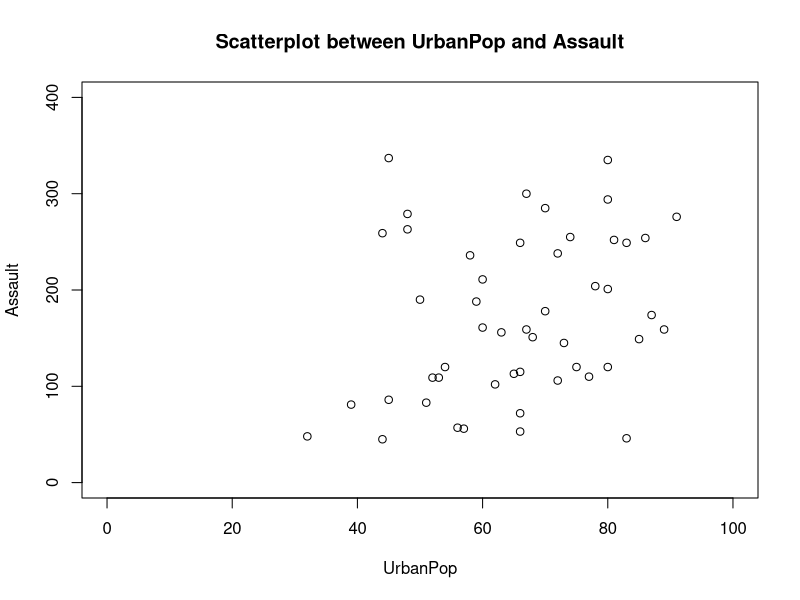
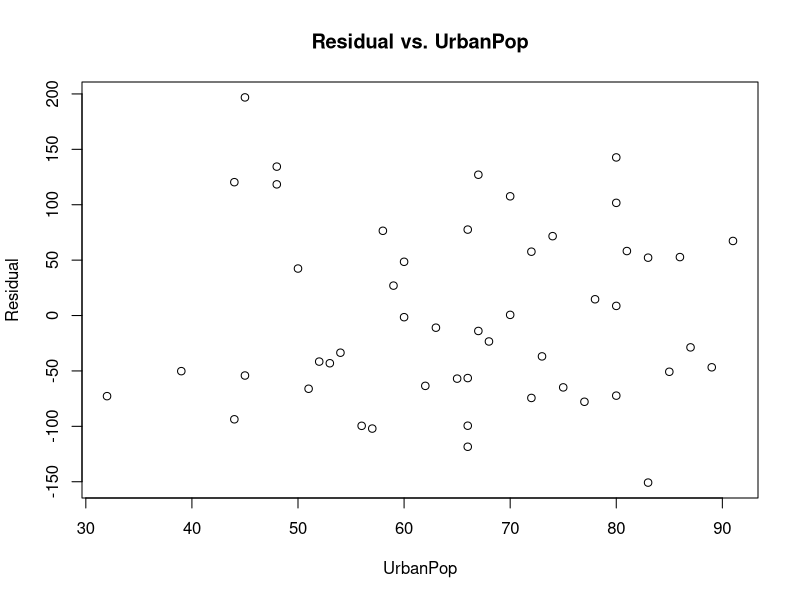
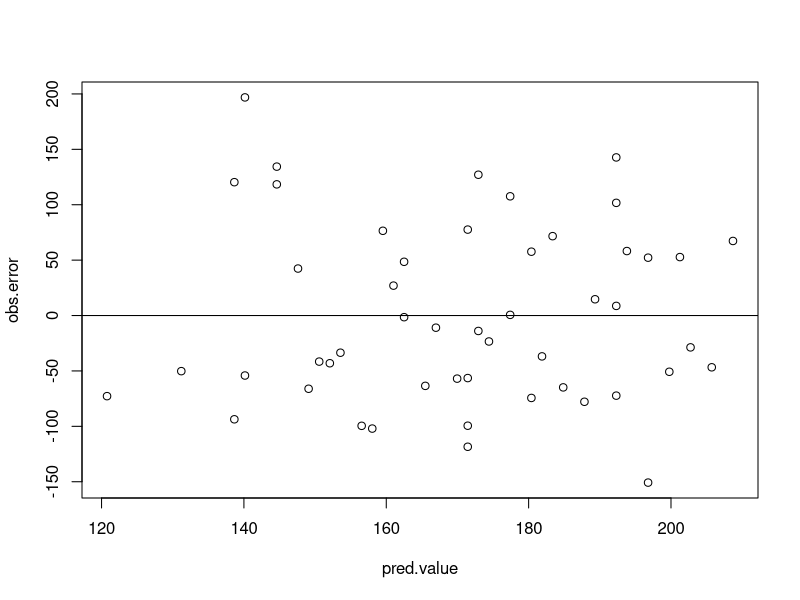
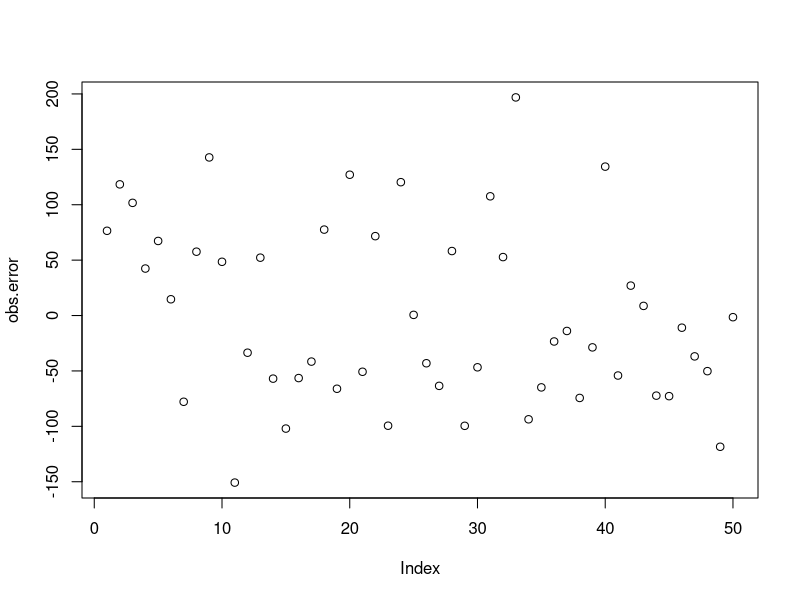
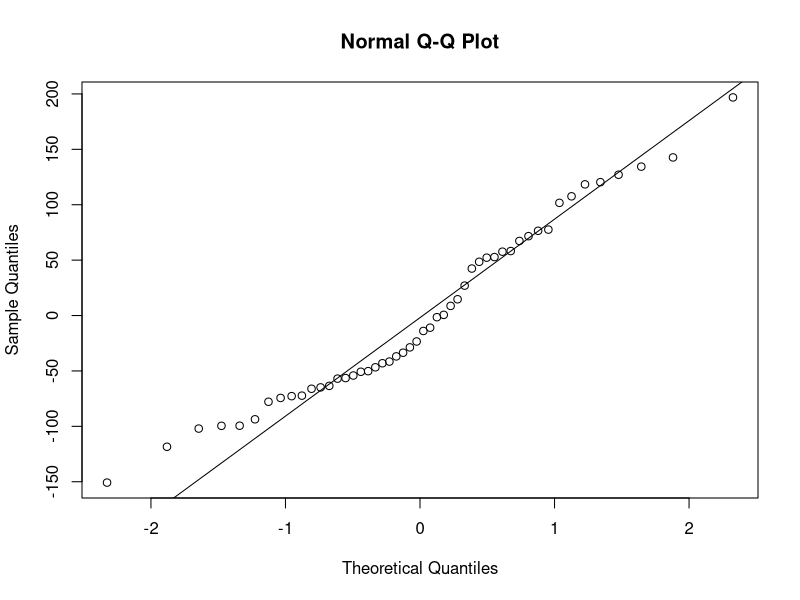
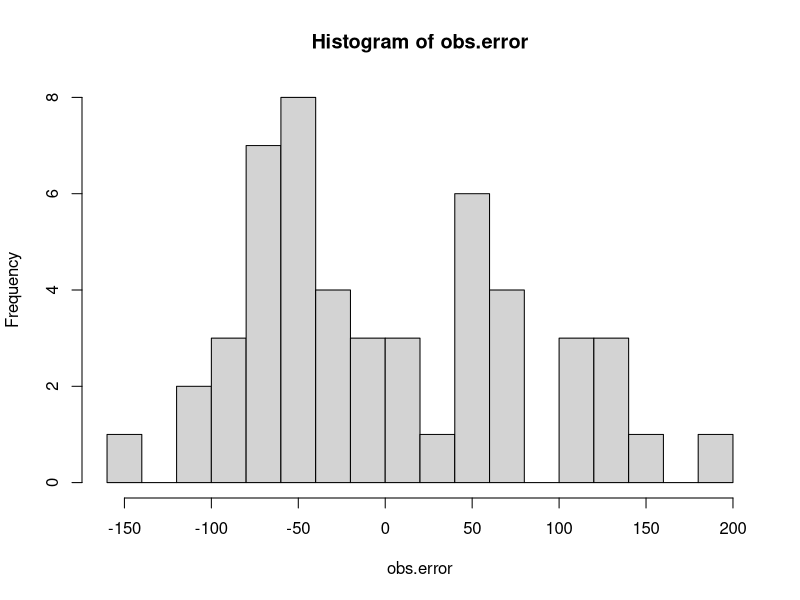
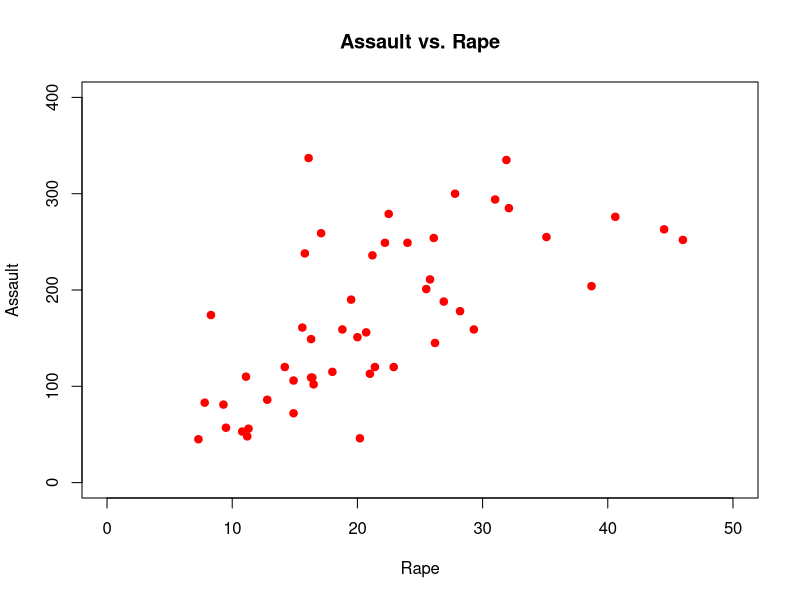
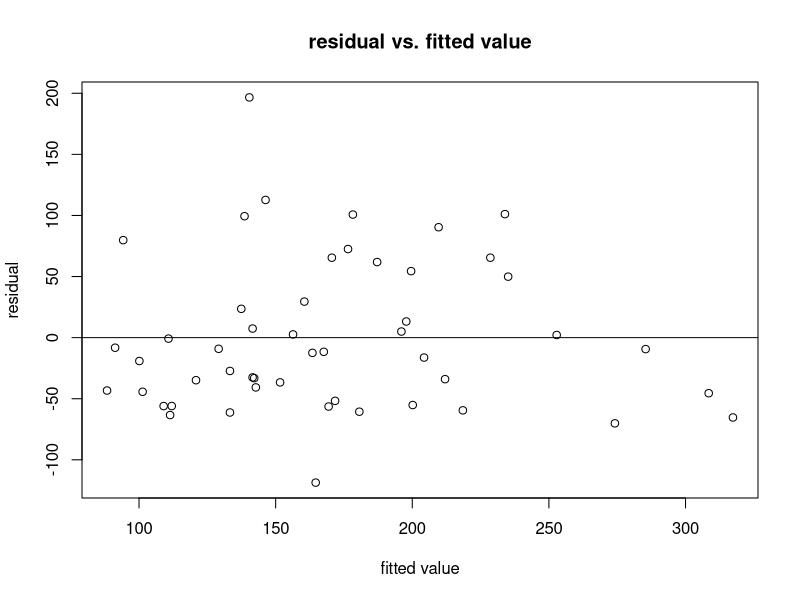

R code for these plots, in order:
################# PSTAT126/ Lab5 ####################
###### Spring 2017/ TA: Nhan Huynh    ###############

# The 'USArrests' dataset of the 'datasets' package contains crime statistics and population composition for each of the 50 US states from the year 1973.  For each state, the dataset contains the number of arrests (per 100,000 in population size) for Murder, Assault and Rape, along with the variable UrbanPop - the percent of the state’s population that lives in an urban area.

data("USArrests",package = "datasets")
? USArrests

# 1. Fit a linear model with Assault (number of assault) as response variable and UrbanPop (percent urban population).
fit<- lm(Assault~UrbanPop,data=USArrests)
summary(fit)

# to obtain the residuals of a fitted model, use: residuals() function
obs.error<- residuals(fit)
# to obtain the fitted value, use: fitted() function
pred.value<- fitted(fit)

# from p-value in single t-test and overall F test in summary output: what is your conclusion?
# at level of significance of 5%, the linear relationship between Assault and UrbanPop is not significant. 

# 2. Check the linearity between Assault and UrbanPop by plotting the scatterplot:
plot(Assault~UrbanPop,data=USArrests,xlim=c(0,100),ylim=c(0,400),main="Scatterplot between UrbanPop and Assault")
# note: xlim and ylim argument in the above --> custom the range of x-axis and y-axis. I want my plot to have x-axis from 0 to 100 and y-axis from 0 to 400; if you dont add these arguments, range of the axes are automatically the range of response and predictor variables. 

# what do we observe in this scatterplot?
# the linear pattern between x and y is not obvious to see.

# note: we can also plot residuals versus predictor to check for non-linearity. In fact, this method is much more preferred in practice. However, it is an advanced method and you don't need to worry about it at this point. 
plot(USArrests$UrbanPop,obs.error,xlab="UrbanPop",ylab="Residual",main="Residual vs. UrbanPop")
# in your future project, feel free to use this method to check for non-linearity if you prefer. 

# 3. Check for constant variance of the errors (or constant variance of response variable):
# create residual vs. fitted scatterplot:
plot(pred.value,obs.error)
abline(h=0)

# for constant variance, we expect to see these data points to be bounded by "invisible" horizontal bands. 
# it doesn't seem so in this plot --> it indicates that constant variance assumption is violated in this case. 

# 4. Independence of the errors (or independence of y_i observations)
# If errors are independent, then one observation does not influence another observation in the dataset.  Dependent (or correlated) errors often occur when observations are taken physically near each other, or close together in time.  One method of testing this is to plot the residuals according to the order that the observations appear in the dataset.  If data points that are next to each other in the plot have similar errors, then they are not independent (also called correlated errors) - Prof. Gross's explanation in lab document.
plot(obs.error)

# are the points randomly scattered?
# NOT REALLY --> it seems like altogether, they form a pattern --> indicates that independence assumption is violated. 

# 5. Normality assumption of the errors (or normality assumption of the response variable):

# option1: Use QQ plot to compare the quantiles of our residuals (observed quantiles) with the quantiles from normal distribution (theoretical quantiles). If residuals are indeed from normal ditribution, the observed quantiles will be closed to the theoretical quantiles --> expect to see these points to be close to QQline (x=y line)
qqnorm(obs.error) # create Q-Q plot
qqline(obs.error) # add Q-Q line in QQ plot
# S-shape and the points in the tail are further away from QQline --> heavy tail distribution.

# option2: use histogram:
hist(obs.error,breaks=20)

################ Now, repeat the whole thing using Rape as predictor and Assault as response variable #########
fit2<- lm(Assault~Rape,data=USArrests)
summary(fit2)

# using summary output, the linear relationship between Rape and Assault is highly significant. 

# 1. Linearity assumption: 
plot(Assault~Rape,data=USArrests,xlim=c(0,50),ylim=c(0,400),main="Assault vs. Rape",pch=19,col="red")
# there is a clear pattern of linearity between assault and rape. The more number of rape arrest cases, the more number of assault in urban areas.

# Note: scatterplot between response variable and predictor to detect linearity pattern is more appropriate to be done in data exploration process (before building the model). Later on, you'll learn that we will use overall F test to "officially" test the overall linear relationship between response variable and our predictors (when we have multiple predictors in the data).

# 2. Constant variance of the errors: 

# obtain the residual values:
res.fit2<- residuals(fit2)
# obtain the fitted values:
pred.fit2<- fitted(fit2)

# residual vs. predicted scatterplot:
plot(res.fit2~pred.fit2,xlab="fitted value",ylab="residual",main="residual vs. fitted value")
abline(h=0)
# it looks like constant variance assumption is not hold in this case (the larger value of fitted value, the smaller variance)

# 3. Independence of the errors:
plot(res.fit2,ylab="residual")
# points are randomly scattered --> independence assumption remains true. 

# 4. Normality assumption:
qqnorm(res.fit2)
qqline(res.fit2)
# it has an S-shape --> heavy-tailed distribution --> normality assumption is violated. 

hist(res.fit2,breaks=30,main="histogram of residual")
